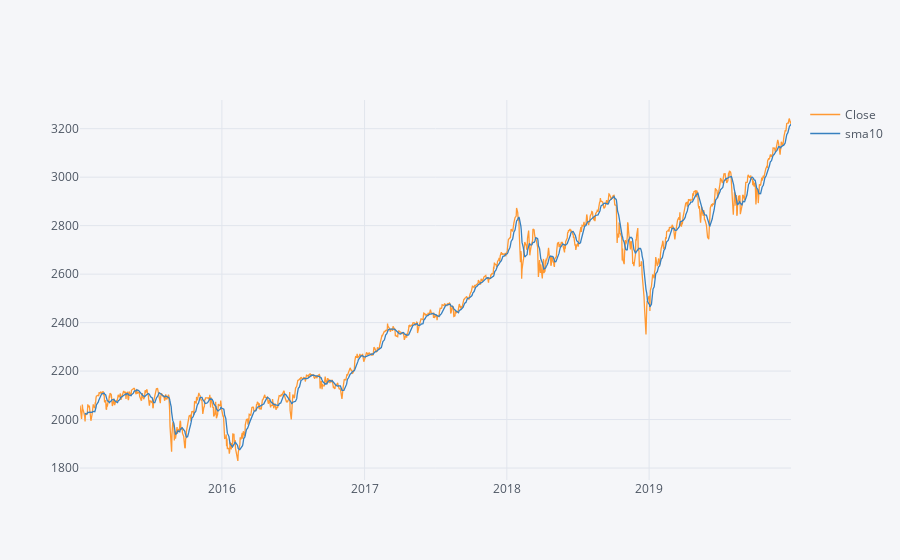

Notebook code cell kept with this figure:
### Markdown cell above
To compare for trading signals:

### Code cell
spy[['Close','sma10']].iplot(kind='line')

### Figure 1 — Plotly figure (JSON) as saved in the notebook; plotly's stock layout.template omitted (floating-point values rounded to 4 significant figures; data arrays with more than 128 entries replaced by an {"elided": "..."} marker saying what was removed)
{"data": [{"line": {"color": "rgba(255, 153, 51, 1.0)", "dash": "solid", "shape": "linear", "width": 1.3}, "mode": "lines", "name": "Close", "text": "", "type": "scatter", "x": {"elided": "1258 str values"}, "y": {"elided": "1258 float values"}}, {"line": {"color": "rgba(55, 128, 191, 1.0)", "dash": "solid", "shape": "linear", "width": 1.3}, "mode": "lines", "name": "sma10", "text": "", "type": "scatter", "x": {"elided": "1258 str values"}, "y": {"elided": "1258 mixed values"}}], "layout": {"legend": {"bgcolor": "#F5F6F9", "font": {"color": "#4D5663"}}, "paper_bgcolor": "#F5F6F9", "plot_bgcolor": "#F5F6F9", "title": {"font": {"color": "#4D5663"}}, "xaxis": {"gridcolor": "#E1E5ED", "showgrid": true, "tickfont": {"color": "#4D5663"}, "title": {"font": {"color": "#4D5663"}, "text": ""}, "zerolinecolor": "#E1E5ED"}, "yaxis": {"gridcolor": "#E1E5ED", "showgrid": true, "tickfont": {"color": "#4D5663"}, "title": {"font": {"color": "#4D5663"}, "text": ""}, "zerolinecolor": "#E1E5ED"}}}
